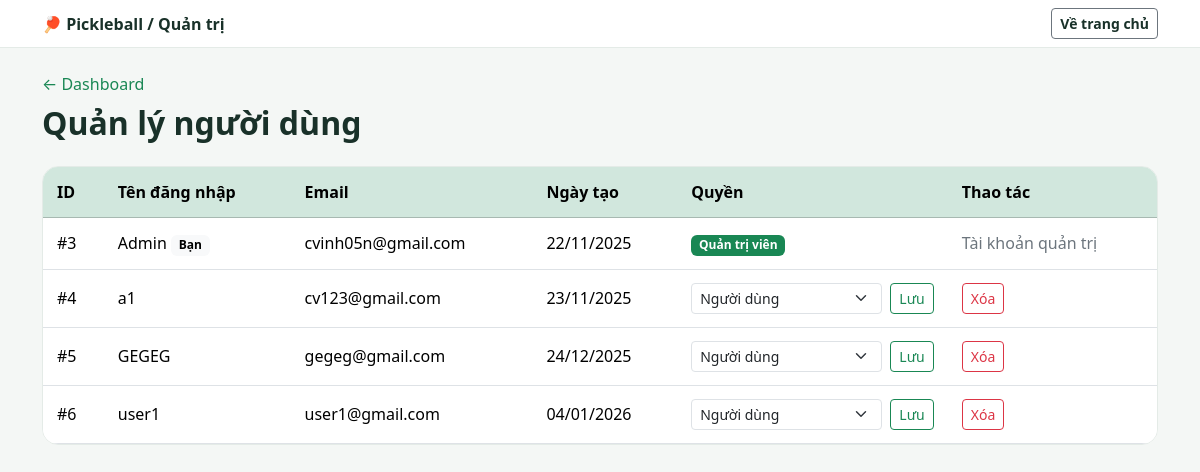
/admin/users.php (signed in), run on the app's committed database.
### tables this page shows
CREATE TABLE `users` (
  `id` int(11) NOT NULL,
  `username` varchar(50) DEFAULT NULL,
  `email` varchar(100) DEFAULT NULL,
  `password` varchar(255) DEFAULT NULL,
  `created_at` timestamp NOT NULL DEFAULT current_timestamp(),
  `role` enum('admin','chusan','user') DEFAULT 'user'
);

### src/admin/users.php (the view, shortened to what this page needs)
<?php
require "../config.php";
$users = $conn->query('SELECT id, username, email, role, created_at FROM users ORDER BY id ASC');
?>
<!DOCTYPE html>
<html lang="vi">
<head>
    <link href="https://cdn.jsdelivr.net/npm/bootstrap@5.3.2/dist/css/bootstrap.min.css" rel="stylesheet">
</head>
<body>
<nav class="navbar topbar"><div class="container"><a href="dashboar.php">🏓 Pickleball / Quản trị</a><a class="btn btn-outline-secondary btn-sm" href="../index.php">Về trang chủ</a></div></nav>
<main class="container py-4">
    <div class="mb-4"><a href="dashboar.php" class="text-success text-decoration-none">← Dashboard</a><h1 class="h2 fw-bold mt-2 mb-0">Quản lý người dùng</h1></div>
    <div class="panel table-responsive">
        <table class="table table-hover mb-0">
            <thead class="table-success"><tr><th>ID</th><th>Tên đăng nhập</th><th>Email</th><th>Ngày tạo</th><th>Quyền</th><th>Thao tác</th></tr></thead>
            <tbody>
            <?php if ($users && $users->num_rows > 0) { while ($user = $users->fetch_assoc()) { $isSelf = (int) $user['id'] === (int) ($_SESSION['user_id'] ?? 0); ?>
                <tr>
                    <td>#<?= (int) $user['id'] ?></td>
                    <td><?= htmlspecialchars($user['username'] ?? '', ENT_QUOTES, 'UTF-8') ?><?= $isSelf ? ' <span class="badge text-bg-light">Bạn</span>' : '' ?></td>
                    <td><?= htmlspecialchars($user['email'] ?? '', ENT_QUOTES, 'UTF-8') ?></td>
                    <td><?= !empty($user['created_at']) ? date('d/m/Y', strtotime($user['created_at'])) : '—' ?></td>
                    <td>
                        <?php if ($isSelf) { ?><span class="badge text-bg-success">Quản trị viên</span><?php } else { ?>
                            <form method="post" class="d-flex gap-2">
                                <select name="role" class="form-select form-select-sm" aria-label="Quyền người dùng #<?= (int) $user['id'] ?>">
                                    <option value="user" <?= $user['role'] === 'user' ? 'selected' : '' ?>>Người dùng</option>
                                </select>
                                <button class="btn btn-sm btn-outline-success">Lưu</button>
                            </form>
                        <?php } ?>
                    </td>
                    <td>
                        <?php if ($user['role'] === 'admin') { ?><span class="text-secondary">Tài khoản quản trị</span><?php } else { ?>
                            <form method="post" onsubmit="return confirm('Xóa người dùng <?= htmlspecialchars($user['username'] ?? '', ENT_QUOTES, 'UTF-8') ?>?')">
                                <button class="btn btn-sm btn-outline-danger">Xóa</button>
                            </form>
                        <?php } ?>
                    </td>
                </tr>
            <?php } } else { ?><tr><td colspan="6" class="text-center py-5 text-secondary">Chưa có người dùng.</td></tr><?php } ?>
            </tbody>
        </table>
    </div>
</main>
</body>
</html>

### src/admin/users.php (style rules this page uses)
body { background: #f4f7f5; color: #193129; }
.topbar { background: #fff; border-bottom: 1px solid #e4ebe7; }
.topbar a { color: #193129; text-decoration: none; font-weight: 700; }
.panel { overflow: hidden; background: #fff; border: 1px solid #e4ebe7; border-radius: 16px; }
.table th, .table td { padding: 13px 14px; vertical-align: middle; }

### data on the page
users: id "3", username "Admin", shows "Bạn", email "cvinh05n@gmail.com", created_at "22/11/2025", shows "Quản trị viên", role "Tài khoản quản trị"
users: id "4", username "a1", email "cv123@gmail.com", created_at "23/11/2025", role "Người dùng"
users: id "5", username "GEGEG", email "gegeg@gmail.com", created_at "24/12/2025", role "Người dùng"
users: id "6", username "user1", email "user1@gmail.com", created_at "04/01/2026", role "Người dùng"
